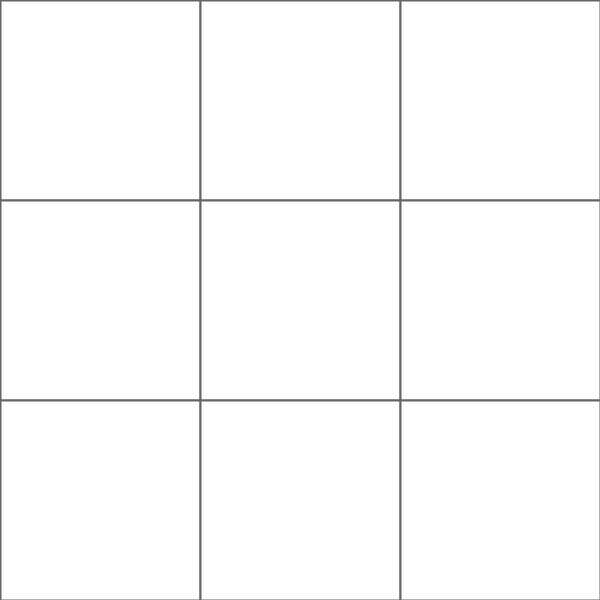
Frame 1 (no input)
Frame 60 (the mouse pressed at the canvas centre just before this capture): identical to frame 1, image omitted
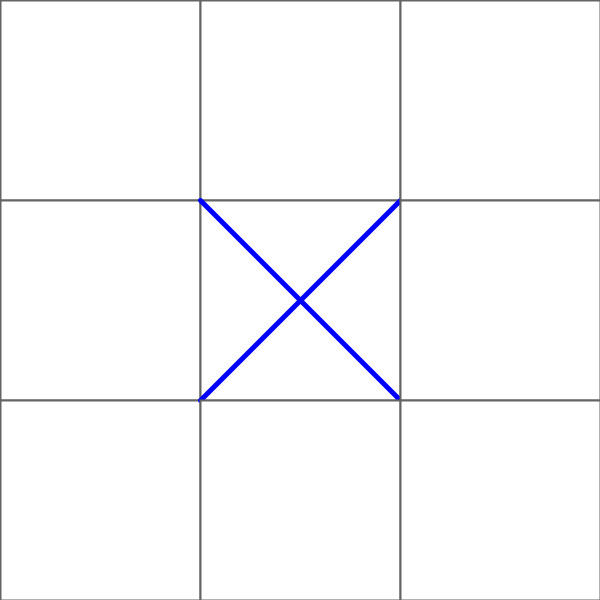
Frame 120 (the mouse held since frame 60 and released just before this capture)

The Processing sketch that drew these frames (run headless with seeded random() and noise(); from frame 60 on, the mouse is pressed at the canvas centre):

// Processing sketch: tatetiCasiCasi
// ── tatetiCasiCasi.pde
int cant = 3;
int tam;
int turno;
boolean [][] juga1 = new boolean [cant][cant];
boolean [][] juga2 = new boolean [cant][cant];
void setup() {
  size(600, 600);
  tam = width/cant;
  for (int i=0; i<cant; i++) {
    for (int j=0; j<cant; j++) {
      juga1[i][j] = false;
      juga2[i][j] = false;
    }
  }
}
void draw() {
  background(255);
  println(turno);
  for (int i=0; i<cant; i++) {
    for (int j=0; j<cant; j++) {
      strokeWeight(2); 
      stroke(100);
      fill(255);
      rect(i*tam, j*tam, tam, tam); // tablero
      if (juga1[i][j]) {
        cruz(i*tam, j*tam, tam, tam);
      }
      if (juga2[i][j]) {
        circulo(i*tam+tam/2, j*tam+tam/2, tam/2, tam/2);
      }
      if (juga1[0][0]&&juga1[1][0]&&juga1[2][0]) {
        /* completar el resto de las columnas, filas y diagonales*/
        textSize(40);
        fill(0, 0, 255);
        textAlign(CENTER);
        text("GANA JUGADOR 1", width/2, height/2);
      }
    }
  }
  // falta determinar condiciones para ganar jugador 2
}

void mousePressed() { // ESTO HAY QUE COMPLETARLO
  for (int i=0; i<cant; i++) {
    for (int j=0; j<cant; j++) {
      // el condicional debería cambiarse por una función 
      if (mouseX>i*tam && mouseX<i*tam+tam && mouseY>j*tam && mouseY<j*tam+tam 
        && juga1[i][j]==false && !juga2[i][j]) {
        if (turno%2==0) {
          juga1[i][j] = true;
        } else {
          juga2[i][j] = true;
        }
        turno++;
      }
    }
  }
}

// funciones para las fichas de cada jugador
void circulo(int px, int py, int ancho, int alto) {
  strokeWeight(5); 
  stroke(0);
  fill(255, 0, 0);
  ellipse(px, py, ancho, alto);
}
void cruz (int px, int py, int ancho, int alto) {
  strokeWeight(5); 
  stroke(0, 0, 255);
  line(px, py, px+ancho, py+alto);
  line(px, py+alto, px+ancho, py);
}
